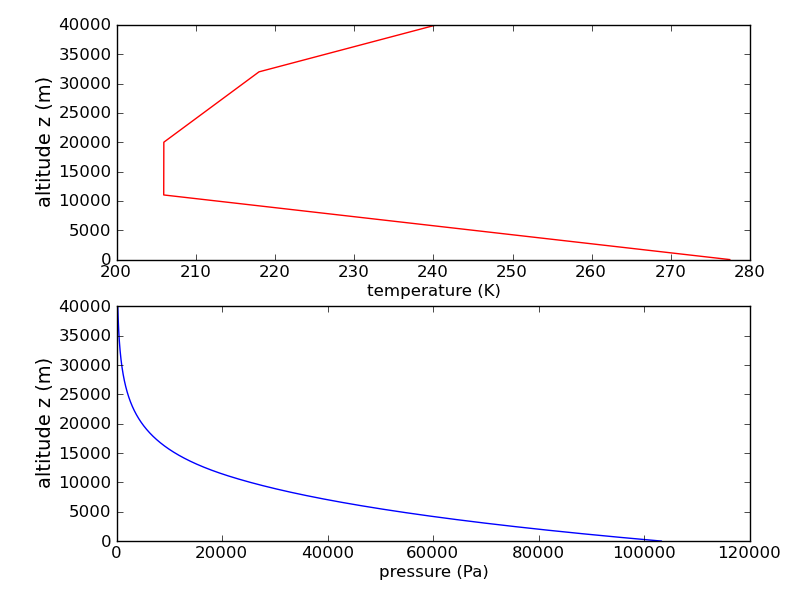

Write Python code to recreate this figure.
#!/usr/bin/env python

"""
This module contains the temperature and pressure profile
of the 1976 US standard atmosphere model up until 47,000m.

Reference
---------
http://en.wikipedia.org/wiki/US_Standard_Atmosphere

Parameters
----------
P0 : pressure at sea level
T0 : temperature at sea level
B1 : Temperature Lapse Rate between 0m and H1
     -6.5 K/km
B2 : Temperature Lapse Rate between H2 and H3
      1 K/km
B3 : Temperature Lapse Rate beyond H3
      2.8 K/km
H1 : altitude of first ladder (~11,000m)
H2 : altitude of second ladder (~20,000m)
H3 : altitude of third ladder (~32,000m)
"""

# Parameters of the model (pressures in Pa
# temperatures in K)
# P0 and T0 are taken to be the ones corresponding
# to the actual atmospheric conditions on the day
# of the balloon flight
P0, T0 = 103200, 277.444
H1, H2, H3 = 11000, 20000, 32000
B1, B2, B3 = -0.0065, 0.001, 0.0028


def temperature(z):
    """
    Parameters
    ----------
    z: float
        altitude in meters (m)

    Returns
    -------
    temp: float
        temperature in Kelvin (K)
    """
    if abs(z) <= H1:
        return T0 + B1 * z
    elif H1 < abs(z) <= H2:
        return T0 + B1 * H1
    elif H2 < abs(z) <= H3:
        return T0 + B1 * H1 + B2 * (abs(z) - H2)
    else:
        T2 = T0 + B1 * H1 + B2 * (H3 - H2)
        return T2 + B3 * (abs(z) - H3)


def pressure(z):
    """
    The pressure is obtained by integrating the hydrostatic
    equation indicating local mechanical equilibrium of the
    atmosphere, along with the use of the equation of state
    for Perfect Gases.

    dP
    -- = - rho * g,            P = rho * R * T / Mair
    dz

    P is the pressure
    z the altitude
    rho is the volumic mass of the air
    g is the acceleration of gravity (~9.807 m/s**2)
    R is the Perfect Gas constant (~8.31446 J/(mol.K))
    T is the temperature
    Mair is the molar mass of the air (~28.97 g/mol)
    """

    from math import exp

    # convenient constant a = (Mair * g) / R
    a = 0.034170444021620165

    if abs(z) <= H1:
        return P0 * (1. + B1 * abs(z) / T0) ** (-a / B1)
    elif H1 < abs(z) <= H2:
        P1 = P0 * (1. + B1 * H1 / T0) ** (-a / B1)
        T1 = temperature(H1)
        return P1 * exp(-a * (abs(z) - H1) / T1)
    elif H2 < abs(z) <= H3:
        P1 = P0 * (1. + B1 * H1 / T0) ** (-a / B1)
        T1 = temperature(H1)
        P2 = P1 * exp(-a * (H2 - H1) / T1)
        return P2 * (1. + B2 * (abs(z) - H2) / T1) ** (-a / B2)
    else:
        P1 = P0 * (1. + B1 * H1 / T0) ** (-a / B1)
        T1 = temperature(H1)
        P2 = P1 * exp(-a * (H2 - H1) / T1)
        T2 = temperature(H3)
        P3 = P2 * (1. + B2 * (H3 - H2) / T1) ** (-a / B2)
        return P3 * (1. + B3 * (abs(z) - H3) / T2) ** (-a / B3)

if __name__ == "__main__":
    import matplotlib.pyplot as plt
    import numpy as np
    z_list = np.linspace(0.,40000.,40001)
    temp = np.array([temperature(z) for z in z_list])
    pres = np.array([pressure(z) for z in z_list])
    fig = plt.figure()
    ax = fig.add_subplot(2, 1, 1)
    ax.set_ylabel(r'altitude z (m)', fontsize=14)
    ax.set_xlabel(r'temperature (K)', fontsize=12)
    ax.plot(temp, z_list, '-r', label='temperature profile')

    ax = fig.add_subplot(2, 1, 2)
    ax.set_ylabel(r'altitude z (m)', fontsize=14)
    ax.set_xlabel(r'pressure (Pa)', fontsize=12)
    plt.plot(pres, z_list, '-b', label='pressure profile')

    plt.show()
